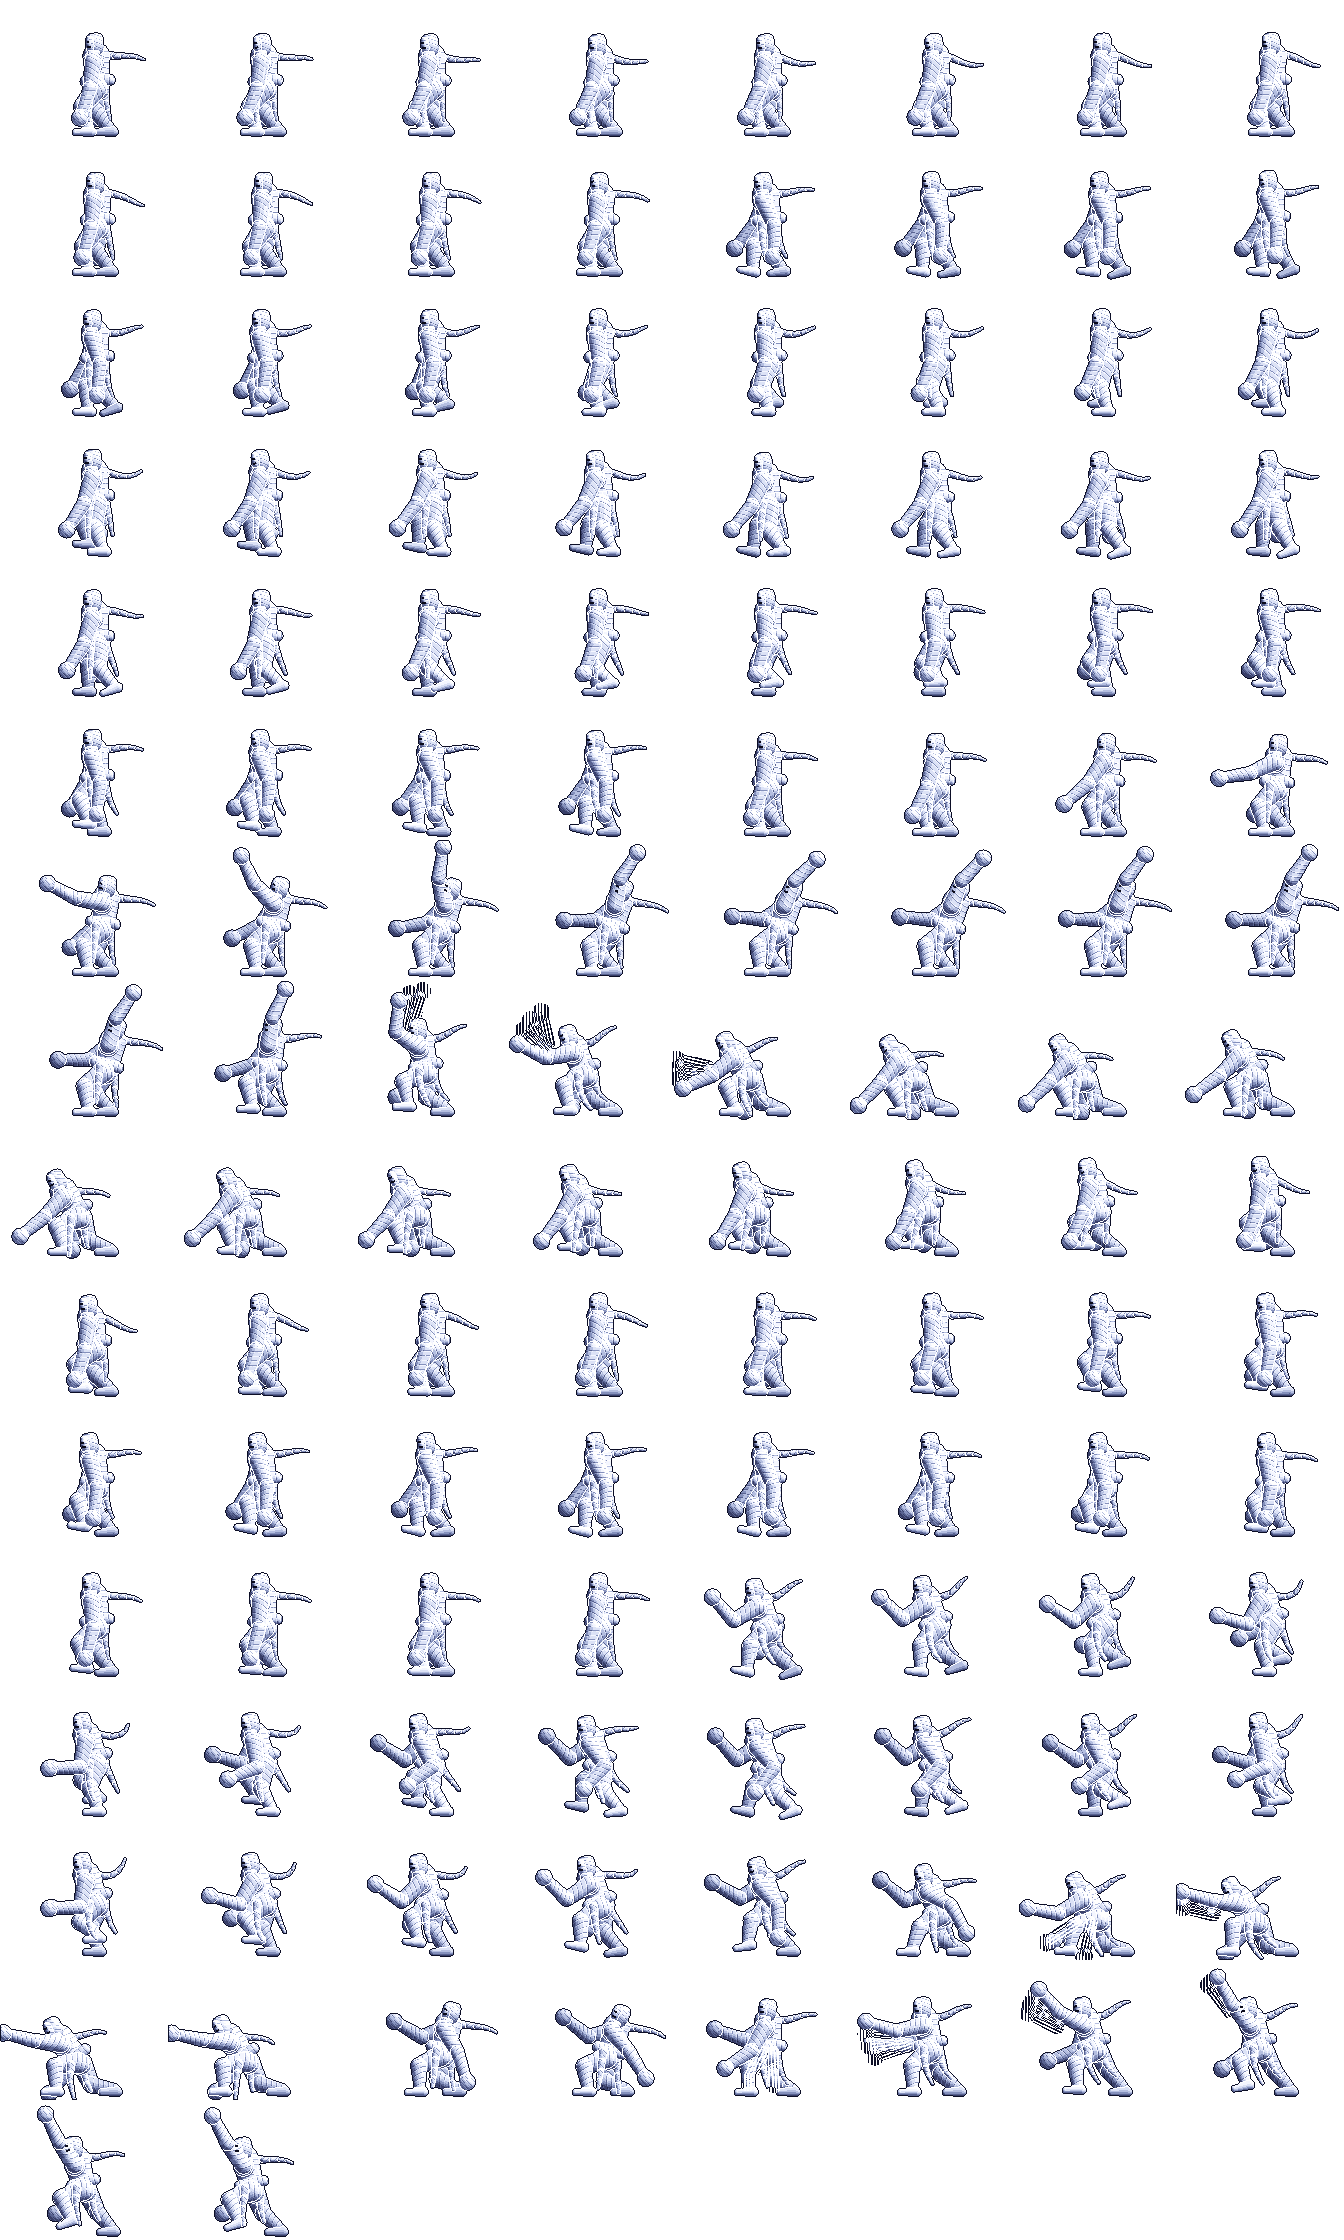

Recreate this plot in Python.
# python3 maho_anim.py [--sheets] -> maho_anim.png (all frames, 8 per row, facing LEFT: the light is from the upper right) + maho_anim.json (the frames of every clip and their anchors)
# Clips: idle (12, loops), walk (32, loops, one stride = two steps), windup (12), punch (8), recover (12), start (8), halt (8), run (16, loops: v1.134), lunge (6), uppercut (8). Every frame is rig.render(pose).
import numpy as np, json, math, sys, os
from PIL import Image
sys.path.insert(0, os.path.dirname(os.path.abspath(__file__)))
import maho_rig as rig

GY = rig.GY; AH = 7.0; Y0 = GY - 112.0      # (the poses were made for a ground at 112: Y0 lifts the body to the ground that is)      # the ground and how high the ankle is above the sole
PX = 70.0
def ease(t): t = max(0.0, min(1.0, t)); return t * t * (3 - 2 * t)
def lerp(a, b, t):
    if isinstance(a, (tuple, list)): return tuple(lerp(x, y, t) for x, y in zip(a, b))
    return a + (b - a) * t
def mix(p, q, t):      # a pose between two poses
    o = dict(p)
    for k, v in q.items():
        if k in p and isinstance(v, (int, float, tuple, list)) and not isinstance(v, bool): o[k] = lerp(p[k], v, t)
        else: o[k] = v
    return o

def base(**kw):
    p = dict(Px=PX, Py=63.0 + Y0, lam=3.0, head=0.0, arm_n=(8, 12), arm_f=(-6, 14), ankle_n=(80, GY - AH), ankle_f=(58, GY - AH), pitch_n=0.0, pitch_f=0.0, cloth=0.0, amp=4.5, vx=0.0, scarf_a=0.0, tail_a=0.0)
    p.update(kw); return p

# ---- idle: breathing, a little sway of the arms, the cloth moves lazily
def idle(i, n=12):
    f = 2 * math.pi * i / n
    return base(Py=63 + Y0 + 0.9 * math.sin(f), lam=3 + 1.2 * math.sin(f), head=1.5 * math.sin(f - 0.5), arm_n=(8 + 3 * math.sin(f - 0.4), 12 + 3 * math.sin(f)), arm_f=(-6 + 2 * math.sin(f - 0.9), 14 + 2 * math.sin(f)), cloth=f, amp=4.5)

# ---- walk: the feet follow a path (stance: back along the ground, swing: up and forward), the legs are solved from it, so the planted foot never slides
LLEG = 46.3
def foot(psi, S=34.0, lift=9.0, duty=0.58):
    psi %= 1.0
    if psi < duty: s = psi / duty; fx = S / 2 - S * s; fy = 0.0; pitch = 12 * (1 - min(1, s / 0.25)) - 20 * max(0, (s - 0.8) / 0.2)
    else: u = (psi - duty) / (1 - duty); e = ease(u); fx = -S / 2 + S * e; fy = lift * math.sin(math.pi * u); pitch = -20 + 32 * e
    return fx, fy, pitch, psi < duty
def walk(i, n=32):
    f = 2 * math.pi * i / n; fn = foot(i / n); ff = foot(i / n + 0.5)
    h = min([math.sqrt(max(LLEG ** 2 - x[0] ** 2, 100)) for x in (fn, ff) if x[3]] or [43.0])
    swing = math.sin(f)
    return base(Py=GY - AH - h + 0.0, lam=6 + 2 * math.cos(2 * f), head=-2, ankle_n=(PX + fn[0], GY - AH - fn[1]), ankle_f=(PX + ff[0], GY - AH - ff[1]), pitch_n=fn[2], pitch_f=ff[2],
                arm_n=(-24 * math.cos(f), 16 + 10 * max(0, math.cos(f))), arm_f=(24 * math.cos(f), 16 + 10 * max(0, -math.cos(f))), cloth=f * 1.0, amp=5.5, vx=2.1)

# ---- the key poses of the punch
STAND = idle(0)
WIND = base(Px=63, Py=67 + Y0, lam=-15, head=-5, arm_n=(196, 18), arm_f=(54, 36), cloth=0.0, amp=4, vx=-1.0)
WIND_OVER = base(Px=61, Py=68 + Y0, lam=-18, head=-6, arm_n=(204, 22), arm_f=(58, 38), cloth=0.0, amp=4, vx=-1.5)
STRIKE1 = base(Px=67, Py=67 + Y0, lam=-5, head=-5, arm_n=(190, 14), arm_f=(40, 34), ankle_n=(84, GY - AH - 3), vx=1.5, amp=6)
STRIKE2 = base(Px=77, Py=68 + Y0, lam=12, head=-7, arm_n=(124, 62), arm_f=(10, 30), ankle_n=(96, GY - AH - 5), vx=4.5, amp=7, smear=2, arm_prev=(190, 14))
STRIKE3 = base(Px=85, Py=71 + Y0, lam=26, head=-9, arm_n=(80, 36), arm_f=(-18, 40), ankle_n=(103, GY - AH - 1), vx=5.5, amp=8, smear=3, arm_prev=(124, 62))
STRIKE4 = base(Px=89, Py=74 + Y0, lam=36, head=-10, arm_n=(52, 14), arm_f=(-34, 46), ankle_n=(105, GY - AH), vx=4.0, amp=8, smear=3, arm_prev=(80, 36))
IMPACT = base(Px=91, Py=76 + Y0, lam=40, head=-11, arm_n=(40, 4), arm_f=(-40, 50), ankle_n=(105, GY - AH), vx=1.0, amp=6)
IMPACT2 = base(Px=90, Py=75.5 + Y0, lam=39, head=-10, arm_n=(41, 5), arm_f=(-38, 48), ankle_n=(105, GY - AH), vx=0.0, amp=5)
RECOIL = base(Px=88, Py=73 + Y0, lam=34, head=-8, arm_n=(46, 8), arm_f=(-30, 44), ankle_n=(105, GY - AH), vx=-1.0, amp=5)

def windup(i, n=12):
    t = i / (n - 1.0)
    if t < 0.75: return mix(STAND, WIND_OVER, ease(t / 0.75))
    return mix(WIND_OVER, WIND, ease((t - 0.75) / 0.25))
def punch(i, n=8):
    seq = [WIND, STRIKE1, STRIKE2, STRIKE3, STRIKE4, IMPACT, IMPACT2, RECOIL]
    return seq[i]
def recover(i, n=12):
    t = (i + 1) / float(n)
    p = mix(RECOIL, STAND, ease(t))
    # the arm swings up a little past the rest and settles; the foot steps back (lifted in the middle)
    p['arm_n'] = lerp(RECOIL['arm_n'], STAND['arm_n'], ease(t)); p['arm_n'] = (p['arm_n'][0] - 8 * math.sin(math.pi * t), p['arm_n'][1])
    p['ankle_n'] = (lerp(105, 80, ease(t)), GY - AH - 7 * math.sin(math.pi * ease(t)))
    p['vx'] = -1.2 * math.sin(math.pi * t); p['cloth'] = 0.4 * i
    return p


# ---- start: from standing into the walk (the near foot steps off, the body leans in, the arms begin to swing); halt: from the walk back into standing (the body straightens, the foot is drawn in, the cloth swings on)
def start(i, n=8):
    t = (i + 1) / float(n); e = ease(t); W0 = walk(0); p = mix(STAND, W0, e)
    p['ankle_n'] = (lerp(STAND['ankle_n'][0], W0['ankle_n'][0], e), GY - AH - 6 * math.sin(math.pi * e)); p['lam'] += 4 * math.sin(math.pi * t); p['vx'] = W0['vx'] * e
    return p
def halt(i, n=8):
    t = (i + 1) / float(n); e = ease(t); W0 = walk(0); p = mix(W0, STAND, e)
    p['ankle_n'] = (lerp(W0['ankle_n'][0], STAND['ankle_n'][0], e), GY - AH - 4 * math.sin(math.pi * e)); p['lam'] += 3 * math.sin(math.pi * t); p['vx'] = W0['vx'] * (1 - t) - 1.4 * math.sin(math.pi * t)
    return p

# ---- v1.134 (the alley fight of chapter 3): RUN = the charge (a foot is always down, the body leans 22 degrees forward, the arms pump); LUNGE = the straight punch at the height of a man's body from a deep crouch (the fist goes out and stays); UPPERCUT = from a crouch the near fist swings from low behind him up and forward past the face (the arm stops at 146 degrees: higher would leave the 140-pixel picture)
def run(i, n=16):
    f = 2 * math.pi * i / n; S, L, D = 46.0, 13.0, 0.5
    fn = foot(i / n, S, L, D); ff = foot(i / n + 0.5, S, L, D)
    on = [x for x in (fn, ff) if x[3]]
    h = min([math.sqrt(max(LLEG ** 2 - x[0] ** 2, 100)) for x in on]) if on else 41.0
    return base(Py=GY - AH - h + 1 + (3.0 * math.sin(2 * f) if not on else 0), lam=22, head=-11,
                ankle_n=(PX + fn[0], GY - AH - fn[1]), ankle_f=(PX + ff[0], GY - AH - ff[1]), pitch_n=fn[2], pitch_f=ff[2],
                arm_n=(10 + 50 * math.cos(f), 78), arm_f=(10 - 50 * math.cos(f), 78), cloth=f * 1.7, amp=8, vx=5.5)
def lunge(i, n=6):
    P = [
        base(Px=66, Py=84 + 4, lam=24, head=-12, arm_n=(-40, 40), arm_f=(60, 60), ankle_n=(92, GY - AH - 6), ankle_f=(48, GY - AH), pitch_n=-10, vx=5.0, amp=8),
        base(Px=66, Py=84 + 10, lam=26, head=-12, arm_n=(-60, 30), arm_f=(70, 60), ankle_n=(96, GY - AH), ankle_f=(46, GY - AH), vx=2.0, amp=6),
        base(Px=76, Py=84 + 15, lam=36, head=-14, arm_n=(60, 40), arm_f=(10, 50), ankle_n=(106, GY - AH - 1), ankle_f=(50, GY - AH), vx=5.0, amp=8, smear=2, arm_prev=(-60, 30)),
        base(Px=86, Py=84 + 18, lam=40, head=-15, arm_n=(98, 8), arm_f=(-10, 50), ankle_n=(112, GY - AH), ankle_f=(54, GY - AH), vx=5.5, amp=9, smear=3, arm_prev=(60, 40)),
        base(Px=88, Py=84 + 18, lam=40, head=-14, arm_n=(98, 6), arm_f=(-12, 52), ankle_n=(112, GY - AH), ankle_f=(54, GY - AH), vx=2.0, amp=7),
        base(Px=88, Py=84 + 17, lam=38, head=-13, arm_n=(96, 6), arm_f=(-10, 52), ankle_n=(112, GY - AH), ankle_f=(54, GY - AH), vx=-1.0, amp=6),
    ]
    return P[i]
def uppercut(i, n=8):
    P = [
        base(Px=62, Py=84 + 11, lam=-12, head=-6, arm_n=(-30, 12), arm_f=(70, 50), ankle_n=(84, GY - AH), ankle_f=(46, GY - AH), vx=-1.0, amp=4),
        base(Px=64, Py=84 + 13, lam=-16, head=-8, arm_n=(-40, 8), arm_f=(76, 52), ankle_n=(84, GY - AH), ankle_f=(46, GY - AH), vx=-1.5, amp=4),
        base(Px=70, Py=84 + 9, lam=4, head=-10, arm_n=(30, 26), arm_f=(60, 50), ankle_n=(90, GY - AH), ankle_f=(48, GY - AH), vx=2.5, amp=6, smear=2, arm_prev=(-40, 8)),
        base(Px=76, Py=84 + 6, lam=14, head=-12, arm_n=(78, 30), arm_f=(40, 50), ankle_n=(95, GY - AH), ankle_f=(50, GY - AH), vx=4.0, amp=7, smear=3, arm_prev=(30, 26)),
        base(Px=80, Py=84 + 5, lam=20, head=-14, arm_n=(118, 20), arm_f=(20, 50), ankle_n=(98, GY - AH - 2), ankle_f=(52, GY - AH), vx=5.0, amp=8, smear=3, arm_prev=(78, 30)),
        base(Px=82, Py=84 + 5, lam=20, head=-12, arm_n=(140, 12), arm_f=(10, 46), ankle_n=(98, GY - AH - 6), ankle_f=(54, GY - AH), pitch_n=-12, vx=4.0, amp=8, smear=2, arm_prev=(118, 20)),
        base(Px=83, Py=84 + 5, lam=16, head=-10, arm_n=(146, 8), arm_f=(0, 44), ankle_n=(98, GY - AH - 10), ankle_f=(56, GY - AH), pitch_n=-20, vx=1.5, amp=7),
        base(Px=83, Py=84 + 6, lam=14, head=-9, arm_n=(144, 8), arm_f=(2, 44), ankle_n=(98, GY - AH - 8), ankle_f=(56, GY - AH), pitch_n=-18, vx=0.0, amp=5),
    ]
    return P[i]
CLIPS = [('idle', 12, idle), ('walk', 32, walk), ('windup', 12, windup), ('punch', 8, punch), ('recover', 12, recover), ('start', 8, start), ('halt', 8, halt), ('run', 16, run), ('lunge', 6, lunge), ('uppercut', 8, uppercut)]      # (new clips go at the END: the numbers of the older pictures must not move)
def build(flip=True, outdir=None):
    outdir = outdir or os.path.dirname(os.path.abspath(__file__)); frames = []; meta = {'w': rig.W, 'h': rig.H, 'clips': {}, 'frames': []}
    for name, n, fn in CLIPS:
        meta['clips'][name] = [len(frames), n]
        for i in range(n):
            img, a = rig.render(fn(i, n) if fn is not punch else fn(i))
            if flip:
                img = img[:, ::-1].copy()
                for k, v in a.items(): a[k] = [rig.W - v[0], v[1]]
            frames.append(img); meta['frames'].append(a)
    cols = 8; rows = (len(frames) + cols - 1) // cols; sheet = np.zeros((rows * rig.H, cols * rig.W, 4), np.uint8)
    for k, im in enumerate(frames): r, c = divmod(k, cols); sheet[r * rig.H:(r + 1) * rig.H, c * rig.W:(c + 1) * rig.W] = im
    meta['cols'] = cols; pal = [c for c in rig.PAL] + [rig.OUT, rig.EYE]; pi = Image.new('P', (sheet.shape[1], sheet.shape[0]), 0); pi.putpalette([0, 0, 0] + [v for c in pal for v in c]); idx = np.zeros(sheet.shape[:2], np.uint8)
    for k, c in enumerate(pal): idx[(sheet[:, :, :3] == c).all(axis=2) & (sheet[:, :, 3] > 0)] = k + 1
    pi = Image.fromarray(idx, 'P'); pi.putpalette([0, 0, 0] + [v for c in pal for v in c]); pi.save(os.path.join(outdir, 'maho_anim.png'), transparency=0, optimize=True)
    json.dump(meta, open(os.path.join(outdir, 'maho_anim.json'), 'w'), separators=(',', ':'))
    return frames, meta

if __name__ == '__main__':
    frames, meta = build()
    print(len(frames), 'frames', meta['clips'], os.path.getsize(os.path.join(os.path.dirname(os.path.abspath(__file__)), 'maho_anim.png')), 'bytes')
    # contact sheets (1x, on the room's dark blue) for looking at the clips: only with --sheets
    here = os.path.dirname(os.path.abspath(__file__))
    for name, (s, n) in (meta['clips'].items() if '--sheets' in sys.argv else []):
        cols = 8 if n > 8 else n; rows = (n + cols - 1) // cols; z = 1
        pv = Image.new('RGBA', (cols * rig.W * z, rows * rig.H * z), (14, 24, 54, 255))
        for k in range(n):
            r, c = divmod(k, cols); im = Image.fromarray(frames[s + k]); pv.paste(im, (c * rig.W * z, r * rig.H * z), im)
        pv.save(os.path.join(here, f'clip_{name}.png'))
